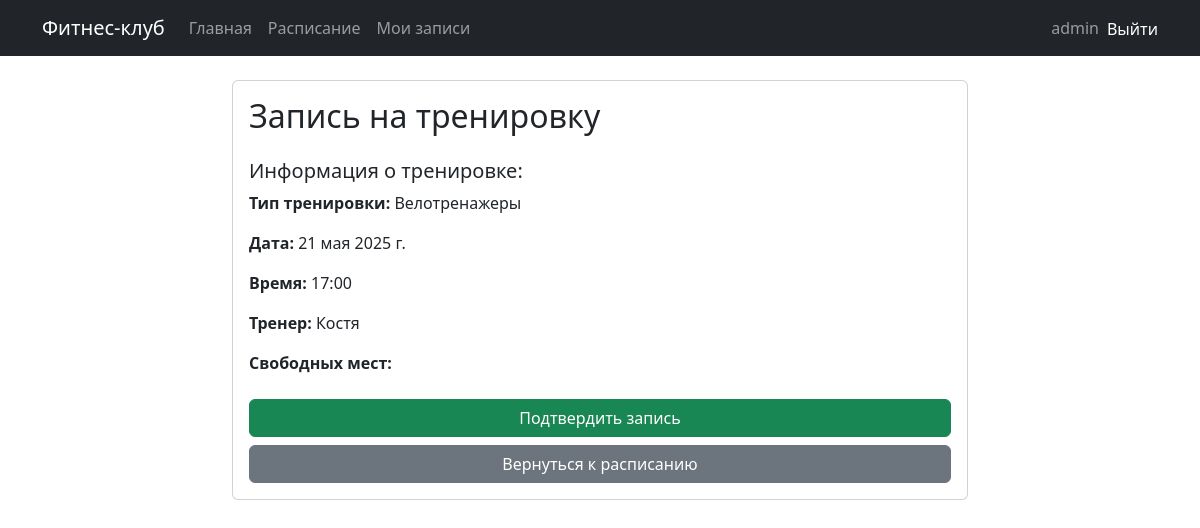
The app's page /book/2/ (signed in) with its own data.
### fitness/models.py (models this page shows, shortened)
class Schedule(models.Model):
    trainer = models.ForeignKey(Trainer, on_delete=models.CASCADE, verbose_name='Тренер')
    workout_type = models.ForeignKey(WorkoutType, on_delete=models.CASCADE, verbose_name='Тип тренировки')
    date = models.DateField(verbose_name='Дата')
    time = models.TimeField(verbose_name='Время')
    max_participants = models.IntegerField(verbose_name='Максимальное количество участников')
    current_participants = models.IntegerField(default=0, verbose_name='Текущее количество участников')

class WorkoutType(models.Model):
    name = models.CharField(max_length=100, verbose_name='Название тренировки')
    description = models.TextField(verbose_name='Описание')
    duration = models.IntegerField(verbose_name='Длительность (минуты)')

class Trainer(models.Model):
    name = models.CharField(max_length=100, verbose_name='Имя')
    specialization = models.CharField(max_length=100, verbose_name='Специализация')
    experience = models.IntegerField(verbose_name='Опыт работы (лет)')
    description = models.TextField(verbose_name='Описание')

### fitness/views.py (the view, shortened to what this page needs)
# urls.py: path('book/<int:schedule_id>/', views.book_workout, name='book_workout'),
@login_required
def book_workout(request, schedule_id):
    schedule = get_object_or_404(Schedule, id=schedule_id)
    return render(request, 'fitness/book_workout.html', {
        'schedule': schedule
    })

### fitness/templates/fitness/book_workout.html (shortened to what this page needs)
{% extends 'fitness/base.html' %}
{% block content %}
<div class="row">
    <div class="col-md-8 offset-md-2">
        <div class="card">
            <div class="card-body">
                <h2 class="card-title mb-4">Запись на тренировку</h2>
                <div class="mb-4">
                    <h5>Информация о тренировке:</h5>
                    <p><strong>Тип тренировки:</strong> {{ schedule.workout_type.name }}</p>
                    <p><strong>Дата:</strong> {{ schedule.date }}</p>
                    <p><strong>Время:</strong> {{ schedule.time }}</p>
                    <p><strong>Тренер:</strong> {{ schedule.trainer.name }}</p>
                    <p><strong>Свободных мест:</strong> {{ schedule.max_participants|add:"-"|add:schedule.current_participants|stringformat:"i" }}</p>
                </div>
                <form method="post">
                    <div class="d-grid gap-2">
                        <button type="submit" class="btn btn-success">Подтвердить запись</button>
                        <a href="{% url 'fitness:schedule_list' %}" class="btn btn-secondary">Вернуться к расписанию</a>
                    </div>
                </form>
            </div>
        </div>
    </div>
</div>
{% endblock %}

### fitness/templates/fitness/base.html (shortened to what this page needs)
<!DOCTYPE html>
<html lang="ru">
<head>
    <link href="https://cdn.jsdelivr.net/npm/bootstrap@5.3.0/dist/css/bootstrap.min.css" rel="stylesheet">
</head>
<body>
    <nav class="navbar navbar-expand-lg navbar-dark bg-dark">
        <div class="container">
            <a class="navbar-brand" href="{% url 'fitness:home' %}">Фитнес-клуб</a>
            <div class="collapse navbar-collapse" id="navbarNav">
                <ul class="navbar-nav">
                    <li class="nav-item">
                        <a class="nav-link" href="{% url 'fitness:home' %}">Главная</a>
                    </li>
                    <li class="nav-item">
                        <a class="nav-link" href="{% url 'fitness:schedule_list' %}">Расписание</a>
                    </li>
                    {% if user.is_authenticated %}
                    <li class="nav-item">
                        <a class="nav-link" href="{% url 'fitness:my_bookings' %}">Мои записи</a>
                    </li>
                    {% endif %}
                </ul>
                <ul class="navbar-nav ms-auto">
                    {% if user.is_authenticated %}
                    <li class="nav-item">
                        <span class="nav-link">{{ user.username }}</span>
                    </li>
                    <li class="nav-item" style="display: flex; align-items: center;">
                        <form method="post" action="{% url 'logout' %}" style="display:inline; margin:0;">
                            <button type="submit" class="nav-link logout-link" style="display:inline; padding:0; margin:0; background:none; border:none; cursor:pointer; vertical-align: middle;">
                                Выйти
                            </button>
                        </form>
                    </li>
                    {% endif %}
                </ul>
            </div>
        </div>
    </nav>
    <div class="container mt-4">
        {% block content %}
        {% endblock %}
    </div>
</body>
</html>

### fitness/templates/fitness/base.html (style rules this page uses)
.logout-link { color: #fff !important; text-decoration: none; transition: color 0.2s; }

### records on screen
Schedule: workout_type.name "Велотренажеры", date "21 мая 2025 г.", time "17:00", trainer.name "Костя"

### other values on screen
{{ user.username }} "admin"
